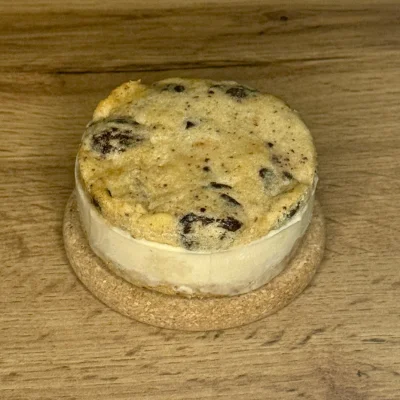
#> input picture goukie_images/01.webp, 400 x 400 px
$ python crop_cookie.py goukie_images/01.webp out.png
#> lines starting #> are read from the running program, lines starting #| are printed output that depends on the picture
#!/usr/bin/env python3
"""
Recadrage intelligent de photos de cookies pour le site les-100.fr.
Détecte automatiquement le cookie (objet rond), calcule son centre,
et recadre un carré 800x800 avec le cookie bien centré.

Stratégie de détection multi-niveaux :
  1. Hough Circle Transform (détection de cercles)
  2. Détection de contours par Canny edges
  3. Fallback : centre de l'image

Usage:
    python3 crop_cookie.py <input.jpg> <output.webp> [--padding 0.35] [--size 800]
"""

import cv2
import numpy as np
import sys
import argparse
from pathlib import Path


def detect_via_hough_circles(gray, width, height):
    """Détecte des cercles via la transformée de Hough sur image réduite."""
    # Réduire l'image pour améliorer la détection Hough
    scale = 0.25
    small = cv2.resize(gray, (int(width * scale), int(height * scale)))
    sh, sw = small.shape

    # Le cookie fait environ 12-35% de la largeur réduite
    min_radius = int(sw * 0.12)
    max_radius = int(sw * 0.35)

    # Flou pour Hough
    blurred = cv2.GaussianBlur(small, (15, 15), 0)

    # Tester avec param2 décroissant (plus permissif)
    for param2 in [40, 30, 25]:
        circles = cv2.HoughCircles(
            blurred,
            cv2.HOUGH_GRADIENT,
            dp=1.5,
            minDist=sw // 3,
            param1=80,
            param2=param2,
            minRadius=min_radius,
            maxRadius=max_radius,
        )

        if circles is not None:
            # Prendre le cercle le plus central
            best = None
            best_score = float("inf")
            img_cx, img_cy = sw // 2, sh // 2
            for c in circles[0]:
                cx, cy, r = float(c[0]), float(c[1]), float(c[2])
                dist = np.sqrt((cx - img_cx) ** 2 + (cy - img_cy) ** 2)
                size_bonus = r / max_radius
                score = dist - size_bonus * 200
                if score < best_score:
                    best_score = score
                    best = (cx, cy, r)
            if best:
                # Remettre à l'échelle originale
                return (int(best[0] / scale), int(best[1] / scale), int(best[2] / scale))

    return None


# [46 lines left out: function detect_via_edges, not called in this run]


def detect_cookie_center(img):
    """Détecte le cookie via stratégie multi-niveaux.
    Ajuste le centre vers le bas pour inclure le sous-verre."""
    height, width = img.shape[:2]
    gray = cv2.cvtColor(img, cv2.COLOR_BGR2GRAY)

    # Niveau 1 : Hough Circles
    result = detect_via_hough_circles(gray, width, height)
    if result:
        cx, cy, r = result
        # Décaler le centre vers le bas de 25% du rayon
        # pour centrer cookie + sous-verre (plus de table visible au-dessus)
        cy = cy + int(r * 0.25)
        # Décaler le cookie vers la droite dans l'image de sortie
        # (soustraire de cx = fenêtre de crop va à gauche = cookie apparaît à droite)
        cx = cx - int(r * 0.10)
        print(f"   (méthode: Hough Circles)")
        return (cx, cy, r)

    # Niveau 2 : Canny edges + contours
    result = detect_via_edges(gray, width, height)
    if result:
        print(f"   (méthode: Canny edges)")
        return result

    # Fallback : centre de l'image
    print(f"   (méthode: fallback centre)")
    return width // 2, height // 2, min(width, height) // 4


def crop_and_resize(img, cx, cy, radius, padding=0.35, target_size=800):
    """Recadre un carré centré sur (cx, cy) avec padding, puis redimensionne."""
    height, width = img.shape[:2]

    # Taille du carré de crop : diamètre du cookie + padding
    crop_half = int(radius * (1 + padding))

    # Coordonnées du crop
    x1 = cx - crop_half
    y1 = cy - crop_half
    x2 = cx + crop_half
    y2 = cy + crop_half

    # Ajuster si on dépasse les bords
    if x1 < 0:
        x2 -= x1
        x1 = 0
    if y1 < 0:
        y2 -= y1
        y1 = 0
    if x2 > width:
        x1 -= (x2 - width)
        x2 = width
    if y2 > height:
        y1 -= (y2 - height)
        y2 = height

    # Clamp final
    x1 = max(0, x1)
    y1 = max(0, y1)
    x2 = min(width, x2)
    y2 = min(height, y2)

    # Forcer un carré parfait
    crop_w = x2 - x1
    crop_h = y2 - y1
    side = min(crop_w, crop_h)
    if crop_w > side:
        diff = crop_w - side
        x1 += diff // 2
        x2 = x1 + side
    if crop_h > side:
        diff = crop_h - side
        y1 += diff // 2
        y2 = y1 + side

    # Crop
    cropped = img[y1:y2, x1:x2]

    # Redimensionner
    resized = cv2.resize(cropped, (target_size, target_size), interpolation=cv2.INTER_LANCZOS4)

    return resized


def main():
    parser = argparse.ArgumentParser(description="Recadrage intelligent de photos de cookies")
    parser.add_argument("input", help="Chemin de l'image source")
    parser.add_argument("output", help="Chemin de sortie (webp/jpg/png)")
    parser.add_argument("--padding", type=float, default=1.20,
                        help="Padding autour du cookie (1.20 = 120%%, défaut calibré sur les-100.fr)")
    parser.add_argument("--size", type=int, default=800,
                        help="Taille du carré de sortie (défaut: 800)")
    parser.add_argument("--shift-x", type=float, default=0,
                        help="Décalage horizontal additionnel en %% du rayon (ex: 0.15 = +15%% à droite)")
    parser.add_argument("--shift-y", type=float, default=0,
                        help="Décalage vertical additionnel en %% du rayon (ex: 0.10 = +10%% vers le bas)")
    parser.add_argument("--debug", action="store_true",
                        help="Sauvegarde une image debug avec le cercle détecté")
    args = parser.parse_args()

    # Charger l'image
    img = cv2.imread(args.input)
#> img is the input picture: shape (400, 400, 3); mean B, G, R 69.8, 125, 152
    if img is None:
        print(f"Impossible de charger : {args.input}")
        sys.exit(1)

    h, w = img.shape[:2]
#> h = 400; w = 400
    print(f"Image source : {w}x{h}")
#| Image source : 400x400

    # Détecter le cookie
    cx, cy, radius = detect_cookie_center(img)
#> in detect_cookie_center, `gray = cv2.cvtColor(img, cv2.COLOR_BGR2GRAY)`:
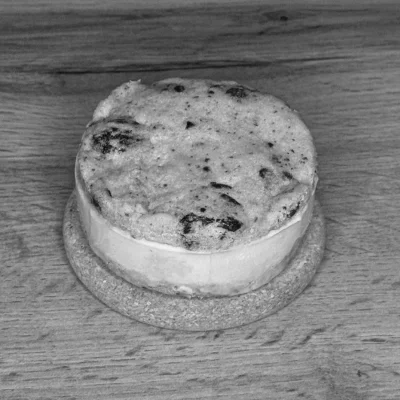
#> gray: shape (400, 400); min 7, max 244, mean 126.8
#> in detect_via_hough_circles, `small = cv2.resize(gray, (int(width * scale), int(height * scale)))`:
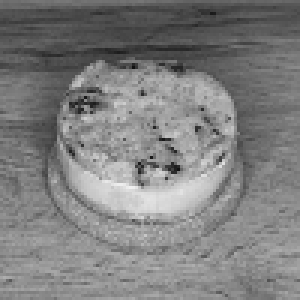
#> small: shape (100, 100) (shown 3 times larger); min 16, max 240, mean 127
#> in detect_via_hough_circles, `blurred = cv2.GaussianBlur(small, (15, 15), 0)`:
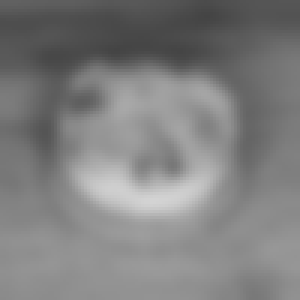
#> blurred: shape (100, 100) (shown 3 times larger); min 68, max 211, mean 126.9
#> the loop in detect_via_hough_circles, `for param2 in [40, 30, 25]:` made 2 passes
#> circles on pass 2: [[48.75, 39.75, 31.8]]
#> in detect_cookie_center, `result = detect_via_hough_circles(gray, width, height)`: result = (195, 159, 127)
#> in detect_cookie_center, `cx, cy, r = result`: cx = 195; cy = 159; r = 127
#> in detect_cookie_center, `cy = cy + int(r * 0.25)`: cy = 190
#> in detect_cookie_center, `cx = cx - int(r * 0.10)`: cx = 183
#> cx = 183; cy = 190; radius = 127
    # Appliquer les décalages manuels supplémentaires
    if args.shift_x != 0:
        cx = cx - int(radius * args.shift_x)
    if args.shift_y != 0:
        cy = cy + int(radius * args.shift_y)
    print(f"Cookie détecté : centre=({cx}, {cy}), rayon={radius}px")
#| Cookie détecté : centre=(183, 190), rayon=127px

    # Mode debug : sauvegarder l'image avec le cercle de détection
    if args.debug:
        debug_img = img.copy()
        cv2.circle(debug_img, (cx, cy), radius, (0, 255, 0), 8)
        cv2.circle(debug_img, (cx, cy), 15, (0, 0, 255), -1)
        # Dessiner aussi le carré de crop prévu
        crop_half = int(radius * (1 + args.padding))
        x1, y1 = cx - crop_half, cy - crop_half
        x2, y2 = cx + crop_half, cy + crop_half
        cv2.rectangle(debug_img, (max(0, x1), max(0, y1)), (min(w, x2), min(h, y2)), (255, 0, 0), 8)
        debug_path = str(Path(args.output).parent / (Path(args.output).stem + "_debug.jpg"))
        cv2.imwrite(debug_path, debug_img)
        print(f"Debug sauvegardé : {debug_path}")

    # Recadrer et redimensionner
    result = crop_and_resize(img, cx, cy, radius, args.padding, args.size)
#> in crop_and_resize, `crop_half = int(radius * (1 + padding))`: crop_half = 279
#> in crop_and_resize, `x1 = cx - crop_half`: x1 = -96
#> in crop_and_resize, `y1 = cy - crop_half`: y1 = -89
#> in crop_and_resize, `x2 = cx + crop_half`: x2 = 462
#> in crop_and_resize, `y2 = cy + crop_half`: y2 = 469
#> in crop_and_resize, `x2 -= x1`: x2 = 558
#> in crop_and_resize, `x1 -= (x2 - width)`: x1 = -158
#> in crop_and_resize, `x1 = max(0, x1)`: x1 = 0
#> in crop_and_resize, `crop_w = x2 - x1`: crop_w = 400

    # Sauvegarder
    if args.output.endswith(".webp"):
        cv2.imwrite(args.output, result, [cv2.IMWRITE_WEBP_QUALITY, 85])
    elif args.output.endswith(".jpg") or args.output.endswith(".jpeg"):
        cv2.imwrite(args.output, result, [cv2.IMWRITE_JPEG_QUALITY, 90])
    else:
        cv2.imwrite(args.output, result)

    print(f"Sauvegardé : {args.output} ({args.size}x{args.size})")


if __name__ == "__main__":
    main()

$ run again, on goukie_images/05.webp
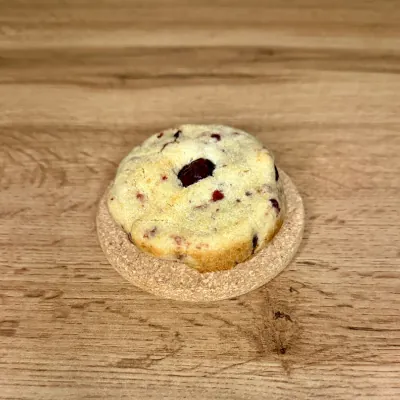
#> input picture goukie_images/05.webp, 400 x 400 px
#> in main, img is the input picture: shape (400, 400, 3); mean B, G, R 98.4, 144, 180.1
#| Image source : 400x400
#> in detect_via_hough_circles, `blurred = cv2.GaussianBlur(small, (15, 15), 0)`:
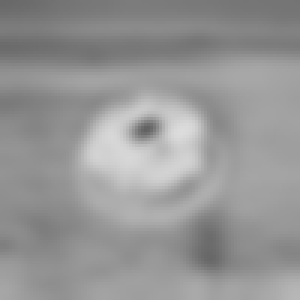
#> blurred: shape (100, 100) (shown 3 times larger); min 98, max 220, mean 149.9
#> the loop in detect_via_hough_circles, `for param2 in [40, 30, 25]:` made 1 pass
#> circles on pass 1: [[47.25, 54.75, 21.45]]
#> result = (189, 219, 85)
#> in detect_cookie_center, `cx, cy, r = result`: cx = 189; cy = 219; r = 85
#> in detect_cookie_center, `cy = cy + int(r * 0.25)`: cy = 240
#> in detect_cookie_center, `cx = cx - int(r * 0.10)`: cx = 181
#> in main, `cx, cy, radius = detect_cookie_center(img)`: cy = 240; radius = 85
#| Cookie détecté : centre=(181, 240), rayon=85px
#> crop_half = 187
#> x1 = -6
#> in crop_and_resize, `y1 = cy - crop_half`: y1 = 53
#> in crop_and_resize, `x2 = cx + crop_half`: x2 = 368
#> in crop_and_resize, `y2 = cy + crop_half`: y2 = 427
#> in crop_and_resize, `x2 -= x1`: x2 = 374
#> in crop_and_resize, `y1 -= (y2 - height)`: y1 = 26
#> crop_w = 374
#> in crop_and_resize, `cropped = img[y1:y2, x1:x2]`:
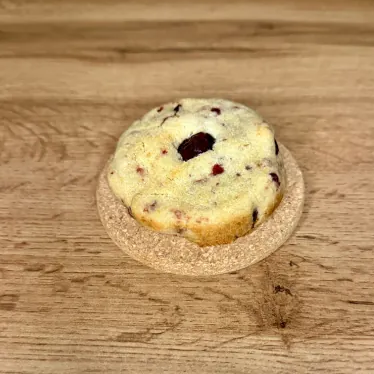
#> cropped: shape (374, 374, 3); mean B, G, R 100.1, 146.2, 182.2

$ run again, on goukie_images/08.webp
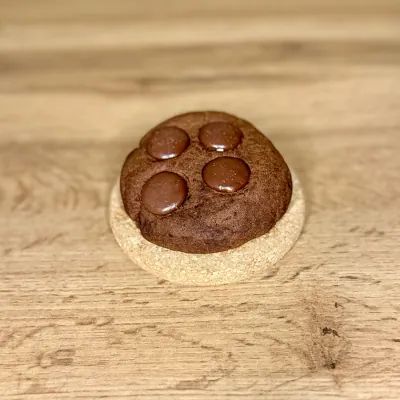
#> input picture goukie_images/08.webp, 400 x 400 px
#> in main, img is the input picture: shape (400, 400, 3); mean B, G, R 118.6, 161.2, 196.8
#| Image source : 400x400
#> in detect_via_hough_circles, `small = cv2.resize(gray, (int(width * scale), int(height * scale)))`:
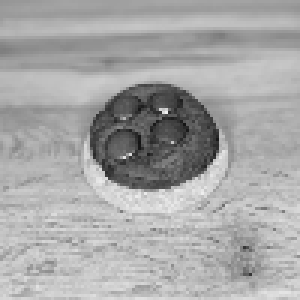
#> small: shape (100, 100) (shown 3 times larger); min 20, max 239, mean 167.2
#> in detect_via_hough_circles, `blurred = cv2.GaussianBlur(small, (15, 15), 0)`:
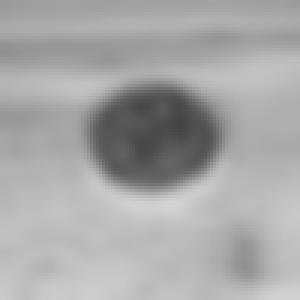
#> blurred: shape (100, 100) (shown 3 times larger); min 67, max 211, mean 167.2
#> the loop in detect_via_hough_circles, `for param2 in [40, 30, 25]:` made 1 pass
#> circles on pass 1: [[50.25, 51.75, 24.45]]
#> result = (201, 207, 97)
#> in detect_cookie_center, `cx, cy, r = result`: cx = 201; cy = 207; r = 97
#> in detect_cookie_center, `cy = cy + int(r * 0.25)`: cy = 231
#> in detect_cookie_center, `cx = cx - int(r * 0.10)`: cx = 192
#> in main, `cx, cy, radius = detect_cookie_center(img)`: cy = 231; radius = 97
#| Cookie détecté : centre=(192, 231), rayon=97px
#> crop_half = 213
#> in crop_and_resize, `x1 = cx - crop_half`: x1 = -21
#> in crop_and_resize, `y1 = cy - crop_half`: y1 = 18
#> in crop_and_resize, `x2 = cx + crop_half`: x2 = 405
#> in crop_and_resize, `y2 = cy + crop_half`: y2 = 444
#> in crop_and_resize, `x2 -= x1`: x2 = 426
#> in crop_and_resize, `x1 -= (x2 - width)`: x1 = -26
#> in crop_and_resize, `x1 = max(0, x1)`: x1 = 0
#> crop_w = 400
